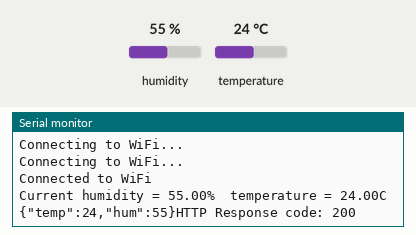
The sketch below on a simulated ESP8266 (NodeMCU). Shown: the last lines printed to the serial monitor. Inputs (shaded band) come from the test bench; at power-on: humidity 55 %, temperature 24 °C. WiFi joins after 1.5 s; servers stay silent unless stated; uploads are accepted with an empty reply.

Above: at 3.2 s.
3.3 s: humidity set to 22 %
At 4.1 s:
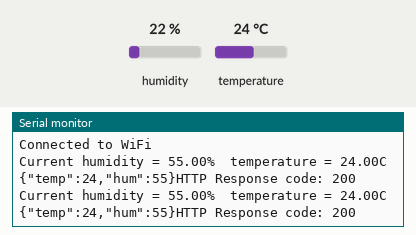
6.5 s: temperature set to 12 °C
At 7.9 s:
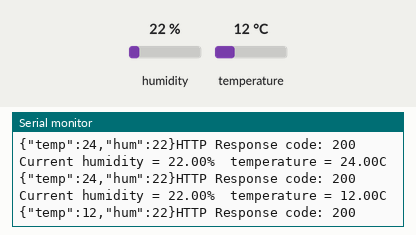
9.7 s: humidity set to 40 %
At 11.4 s:
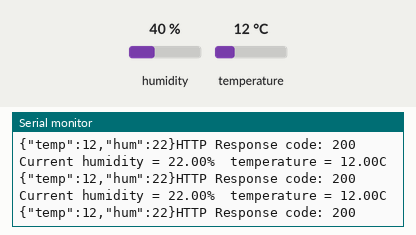
Timing chart, 0 to 12.9 s (numbered marks = the images above; inputs shaded):
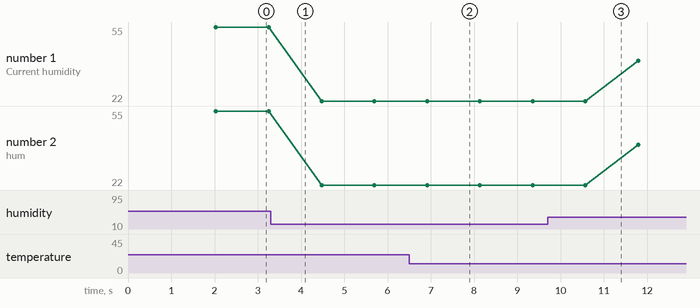

The sketch:

Code.ino
```cpp
#include <DHT.h>
#include <ESP8266WiFi.h>
#include <ESP8266HTTPClient.h>
#include <ArduinoJson.h>

#define DHTTYPE DHT11
const char* ssid = "PrivateFly";
const char* password = "wlan471b8f";
const char* serverName = "http://192.168.1.6:8000/api"; // mettre l'adresse local de votre machine ou bien de pythonanywhere
//const char* serverName = "http://monitoringtemperatureandhumi.pythonanywhere.com/api/temperaturehumidity";
#define dht_dpin 4 // nous vons choisi le PIN4
DHT dht(dht_dpin, DHTTYPE);

void setup() {
  dht.begin();
  Serial.begin(9600);

  WiFi.begin(ssid, password);
  while (WiFi.status() != WL_CONNECTED) {
    delay(1000);
    Serial.println("Connecting to WiFi...");
  }
  Serial.println("Connected to WiFi");
}

void loop() {
  float humidity = dht.readHumidity();
  float temperature = dht.readTemperature();

  Serial.print("Current humidity = ");
  Serial.print(humidity);
  Serial.print("%  ");
  Serial.print("temperature = ");
  Serial.print(temperature);
  Serial.println("C  ");

  // Envoi des valeurs au serveur Web
  WiFiClient client;
  HTTPClient http;
  DynamicJsonDocument jsonDoc(200); // Utilisation de DynamicJsonDocument pour la sérialisation JSON
  jsonDoc["temp"] = temperature;
  jsonDoc["hum"] = humidity;
  String jsonStr;
  serializeJson(jsonDoc, jsonStr);

  http.begin(client, serverName);
  http.addHeader("Content-Type", "application/json");
  Serial.print(jsonStr);
  int httpResponseCode = http.POST(jsonStr);

  if (httpResponseCode > 0) {
    Serial.print("HTTP Response code: ");
    Serial.println(httpResponseCode);
  }
  else {
    Serial.print("Error code: ");
    Serial.println(httpResponseCode);
  }
  http.end();

  // Attente de 10 secondes avant de lire les valeurs suivantes
  delay(1000);
}
```

Measured:
- after the input at 6.5 s, the serial monitor: prints a new line after 0.42 s (image 2)
- plotted number 1: 55 → 22 after the input at 3.3 s, 22 → 40 after the input at 9.7 s
- plotted number 2: 55 → 22 after the input at 3.3 s, 22 → 40 after the input at 9.7 s
